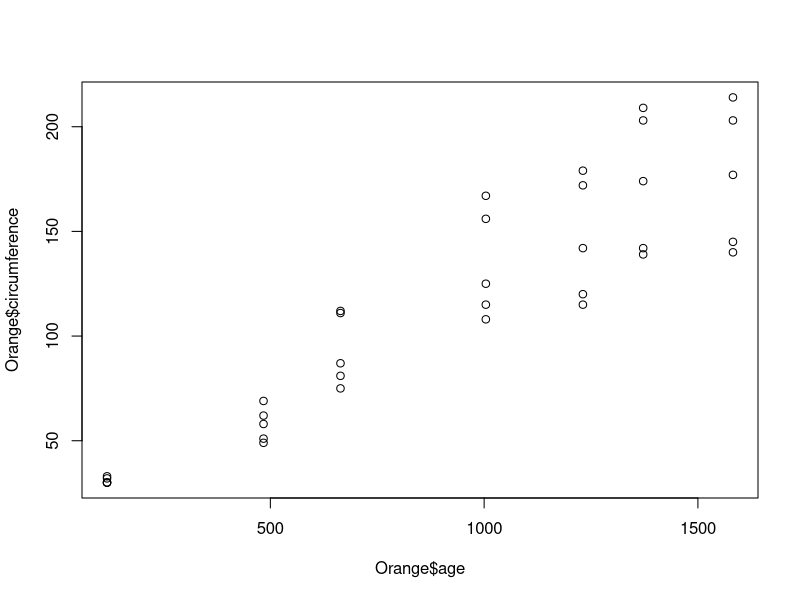
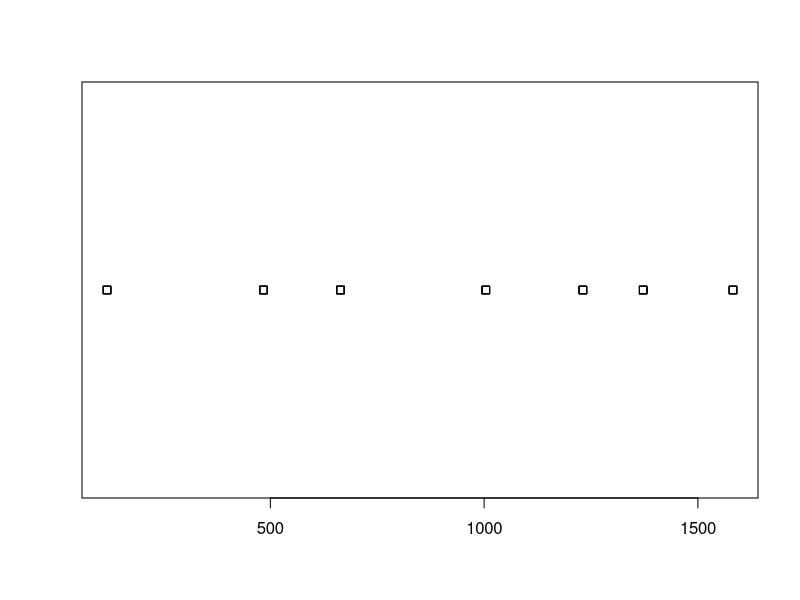
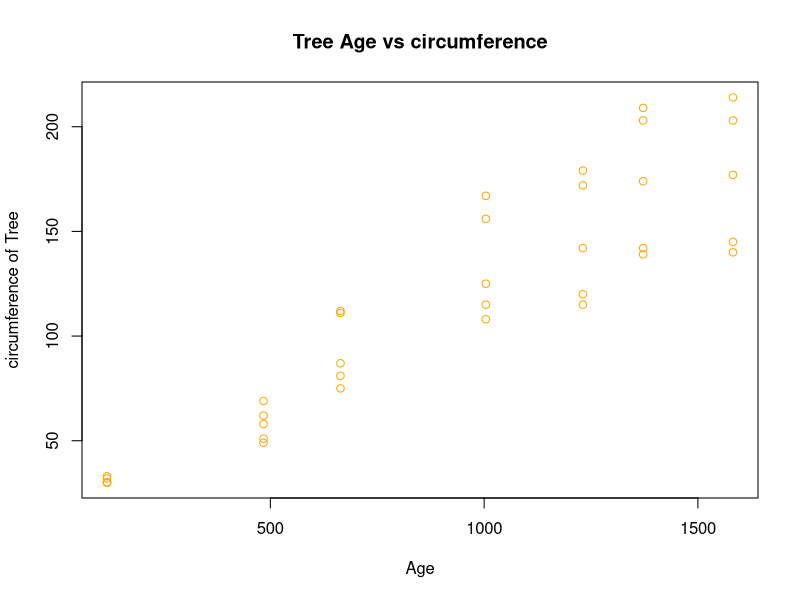
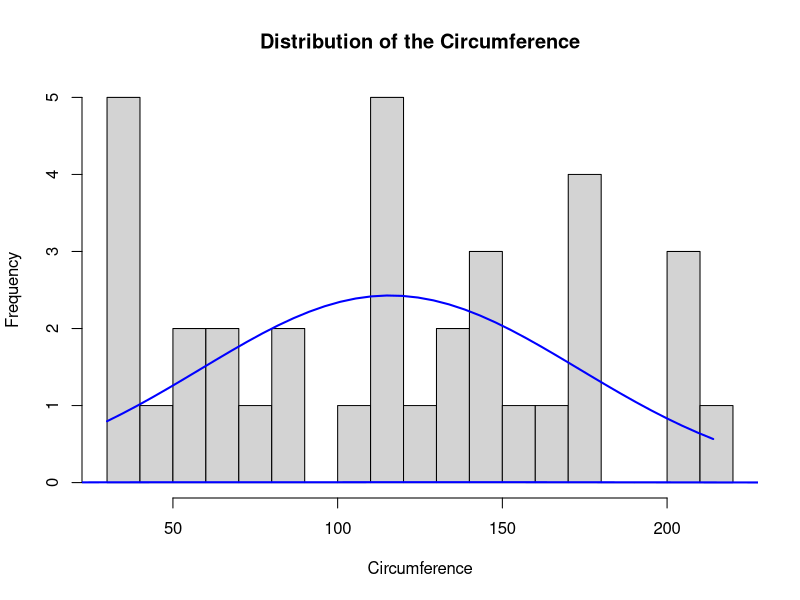

Reproduce these figures in R, in order.
## ---- chunk 1
## Student code goes here
#set a wd

data = read.table("fillna.txt")
data[is.na(data)] <- "unknown"
head(data)
write.table(data, file = "cleaned.txt", row.names = FALSE, col.names = FALSE)

## Student code goes here
## ---- chunk 2
## Student code goes here

mydata = read.table("fillna.txt")
count_col_na <- colSums(is.na(mydata))
print("Vector of NA counts by column: ")
count_col_na
count_row_na <- rowSums(is.na(mydata))
print("Vector of NA counts by row: ")
count_row_na

## Student code goes here
## ---- chunk 3
## Student code goes here
data("mtcars")
str(mtcars)

## Student code goes here
## ---- chunk 4
## Student code goes here
data("airquality")
head(airquality,7)


## Student code goes here
## ---- chunk 5
## Student code goes here
tail(airquality,4)


## Student code goes here
## ---- chunk 6
## Student code goes here
library("dplyr")
mayData <- airquality %>%
  filter(Month == 5)

mayData

## Student code goes here
## ---- chunk 7
#downloading dataset
data("Orange")
#showing data
head(Orange)
## ---- chunk 8

plot(Orange$age,Orange$circumference)
 
## ---- chunk 9
stripchart(Orange$age)

## ---- chunk 10
 
plot(Orange$age, Orange$circumference,
     main = "Tree Age vs circumference",
     xlab = "Age", 
     ylab = "circumference of Tree",
     col  = "orange")
## ---- chunk 11
## Student code goes here

x <- Orange$circumference
h<-hist(x, breaks=25, xlab="Circumference",
   main="Distribution of the Circumference")
xfit<-seq(min(x),max(x),length=40)
yfit<-dnorm(xfit,mean=mean(x),sd=sd(x))
yfit <- yfit*diff(h$mids[1:2])*length(x)
lines(xfit, yfit, col="blue", lwd=2)
lines(density(Orange$circumference), col="blue", lwd=2)

## Student code goes here
